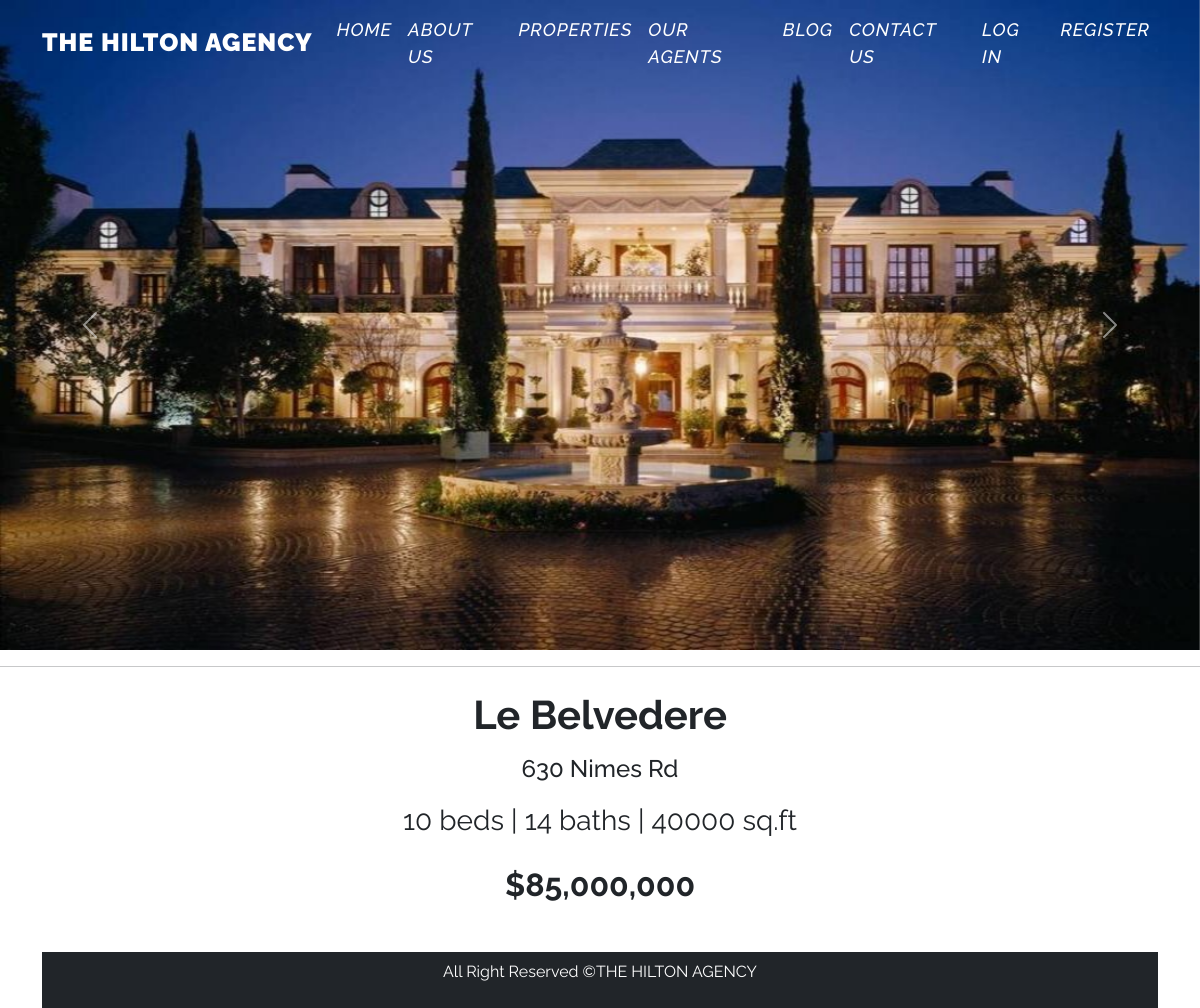
The app's page /properties-read-more.php?id=6 with its own data.
### tables this page shows
CREATE TABLE `property_article` (
  `id` int(11) NOT NULL,
  `image` varchar(50) DEFAULT NULL,
  `image2` varchar(50) DEFAULT NULL,
  `image3` varchar(50) DEFAULT NULL,
  `image4` varchar(50) DEFAULT NULL,
  `image5` varchar(50) DEFAULT NULL
);

CREATE TABLE `property_description` (
  `id` int(11) NOT NULL,
  `name` varchar(50) DEFAULT NULL,
  `location` varchar(50) DEFAULT NULL,
  `address` varchar(50) DEFAULT NULL,
  `beds` int(11) DEFAULT NULL,
  `baths` int(11) DEFAULT NULL,
  `size` int(11) DEFAULT NULL,
  `price` varchar(50) DEFAULT NULL,
  `description` longtext DEFAULT NULL
);

### properties-read-more.php (the view, shortened to what this page needs)
<!DOCTYPE html>
<html lang="en">
<head>
	<link href="https://cdn.jsdelivr.net/npm/bootstrap@5.2.0-beta1/dist/css/bootstrap.min.css" rel="stylesheet">
  <link rel="stylesheet" href="css/property_article1.css?<?php echo time();?>">
</head>
<body>
  <nav class="navbar navbar-expand-lg navbar-light fixed-top">
  <div class="container">
    <a class="navbar-brand" href="home.php"><b>THE HILTON AGENCY</b></a>
    <div class="collapse navbar-collapse" id="navbarSupportedContent">
    <ul class="navbar-nav ms-auto mb-2 mb-lg-0">
    <li class="nav-item">
            <a class="nav-link" href="home.php">Home</a>
          </li>
          <li class="nav-item">
            <a class="nav-link" href="aboutus.php">About us</a>
          </li>
          <li class="nav-item">
            <a class="nav-link" href="index.php">Properties</a>
          </li>
          <li class="nav-item">
            <a class="nav-link" href="agents.php">Our Agents</a>
          </li>
          <li class="nav-item">
            <a class="nav-link" href="blogpage.php">Blog</a>
          </li>
          <li class="nav-item">
            <a class="nav-link" href="contact_form.php">Contact us</a>
          </li>
          <?php
            if(isset($_SESSION['username'])) {
                echo '<li class="nav-item">
                        <a class="nav-link" href="#">'. $_SESSION['username'] .'</a>
                      </li>
                      <li class="nav-item">
                        <a class="nav-link" href="logout.php">Logout</a>
                      </li>';
            } else {
                echo '<li class="nav-item">
                        <a class="nav-link" href="login.php">Log In</a>
                      </li>
                      <li class="nav-item">
                        <a class="nav-link" href="register.php">Register</a>
                      </li>';
            }
          ?>
    </ul>
    </div>
  </div>
  </nav>
  <div id="carouselExampleControls" class="carousel slide" data-bs-ride="carousel">
    <div class="carousel-inner">
    <?php
      $propertyID = $_GET['id'];
      $servername = "localhost";
      $username = "root";
      $password = "";
      $dbname = "hiltonagency";
      $conn = new mysqli($servername, $username, $password, $dbname);
      $sql = "SELECT * FROM property_article WHERE id=$propertyID";
      $result = $conn->query($sql);
      if ($result->num_rows > 0) {
        while($row = $result->fetch_assoc()) {
            echo '<div class="carousel-item active">
                    <img src="'. $row['image'] .'" class="d-block w-100" alt="...">
                  </div>
                  <div class="carousel-item">
                    <img src="'. $row['image2'] .'" class="d-block w-100" alt="...">
                  </div>
                  <div class="carousel-item">
                    <img src="'. $row['image3'] .'" class="d-block w-100" alt="...">
                  </div>
                  <div class="carousel-item">
                    <img src="'. $row['image4'] .'" class="d-block w-100" alt="...">
                  </div>
                  <div class="carousel-item">
                    <img src="'. $row['image5'] .'" class="d-block w-100" alt="...">
                  </div>';
        }
      } else {
        echo "0 results";
      }
    ?>
    </div>
    <button class="carousel-control-prev" type="button" data-bs-target="#carouselExampleControls" data-bs-slide="prev">
      <span class="carousel-control-prev-icon" aria-hidden="true"></span>
    </button>
    <button class="carousel-control-next" type="button" data-bs-target="#carouselExampleControls" data-bs-slide="next">
      <span class="carousel-control-next-icon" aria-hidden="true"></span>
    </button>
  </div>
  <hr>
  <div class="container mt-4">
    <div class="row">
      <div class="col-lg-12">
    <article>
      <header class="mb-4">
        <?php
          $propertyID = $_GET['id'];
          $servername = "localhost";
          $username = "root";
          $password = "";
          $dbname = "hiltonagency";
          $conn = new mysqli($servername, $username, $password, $dbname);
          $sql = "SELECT * FROM property_description WHERE id=$propertyID";
          $result = $conn->query($sql);
          if ($result->num_rows > 0) {
            while($row = $result->fetch_assoc()) {
              echo '<h1 class="fw-bolder mb-3 text-center">'. $row["name"] .'</h1>
              <h4 class="mb-3 text-center">'. $row["address"] .' </h4>
              <p class="fs-3 mb-4 text-center">' . $row["beds"] . ' beds <span>|</span> ' . $row["baths"] . ' baths <span>|</span> ' . $row["size"] . ' sq.ft</p>
              <h2 class="fw-bold text-center">$'. $row["price"] . '</p>
              </header>
              <section class="mb-5">
              '.$row["description"].'
              </section>';
            }
          } else {
            echo "0 results";
          }
        ?>
  </article>
  <footer class="bg-dark p-2 text-center">
      <div class="container">
          <p class="text-white">All Right Reserved &copy;THE HILTON AGENCY</p>
      </div>
  </footer>
</body>
</html>

### css/property_article1.css (style rules this page uses)
* { font-family: 'Raleway', sans-serif; }
body { background-color: white; }
.navbar-nav a { font-size: 18px; font-style: italic; text-transform: uppercase; font-weight: 500; color: white; }
.navbar-brand { color: white; font-size: 25px; }
.navbar-light { color: black; font-size: 25px; text-transform: uppercase; font-weight: 700; letter-spacing: 1px; }
img { height: 650px; }

### records on screen
property_article: image (picture)
property_description: name "Le Belvedere", address "630 Nimes Rd", beds "10", baths "14", size "40000", price "85,000,000"
